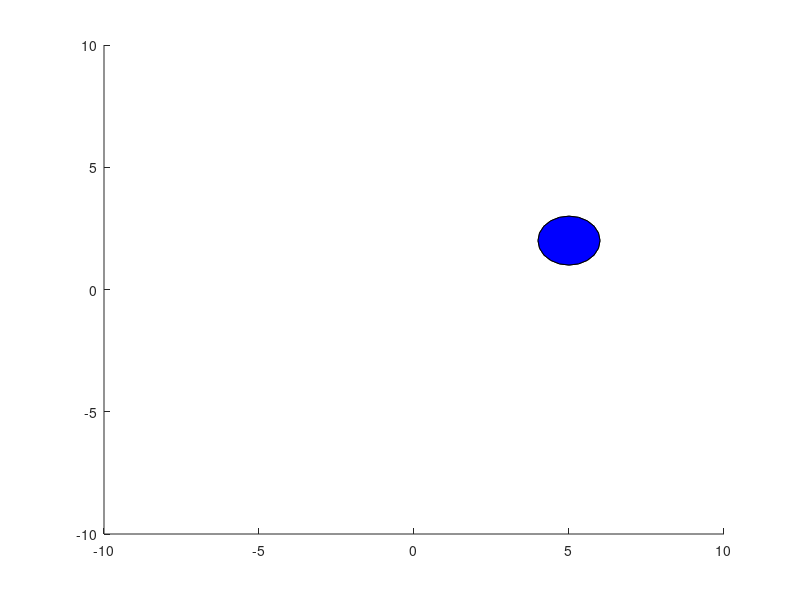

MATLAB code to generate this figure: (Note: this script raises an error after producing the figure.)

function anim
close all
% First make the patch ...

figure
    t = 0:2*pi/20:2*pi; 
    X = 5 + sin(t); Y = 2 + cos(t); Z = X*0; 
    h1 = patch(X,Y,Z,'g');
    h2 = patch(X,Y,Z,'b');
    axis([-10 10 -10 10]); 
% Then make it movable 
    moveit2(h1); 
    moveit2(h2);
  
%It also works for e.g. pcolor and plot:

% Adjust data to fit hypothesis using the mouse ... :-) 
%a = plot(rand(10,10)); 
%moveit2(a);
end